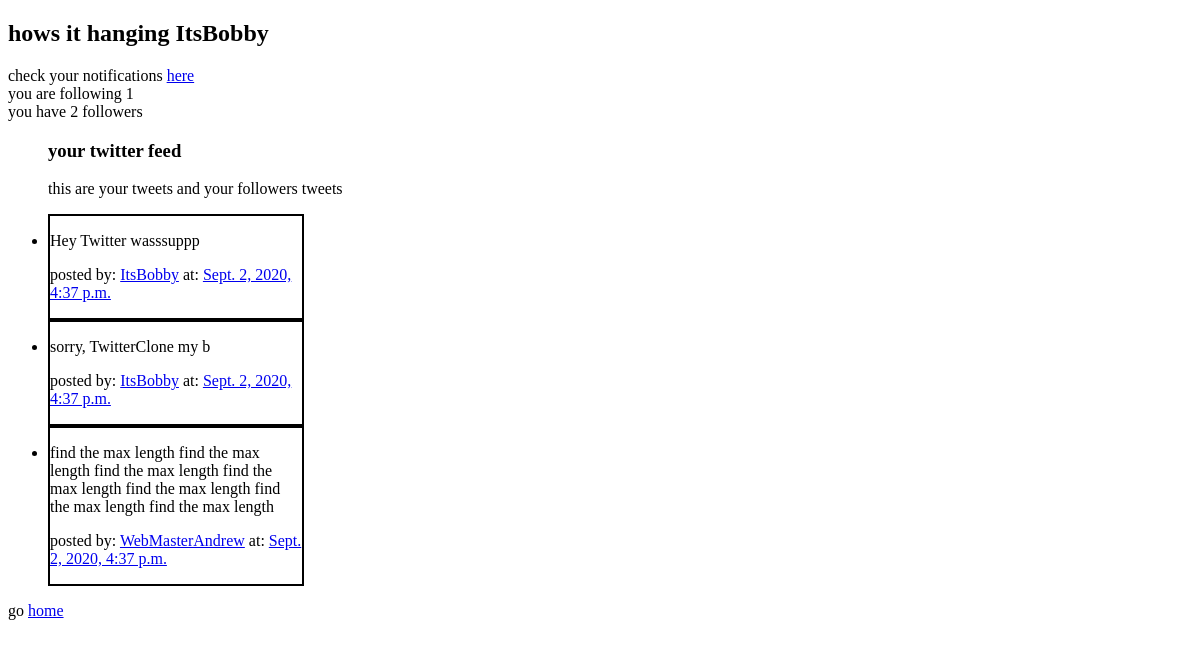
The app's page /profile/ (signed in), older data.
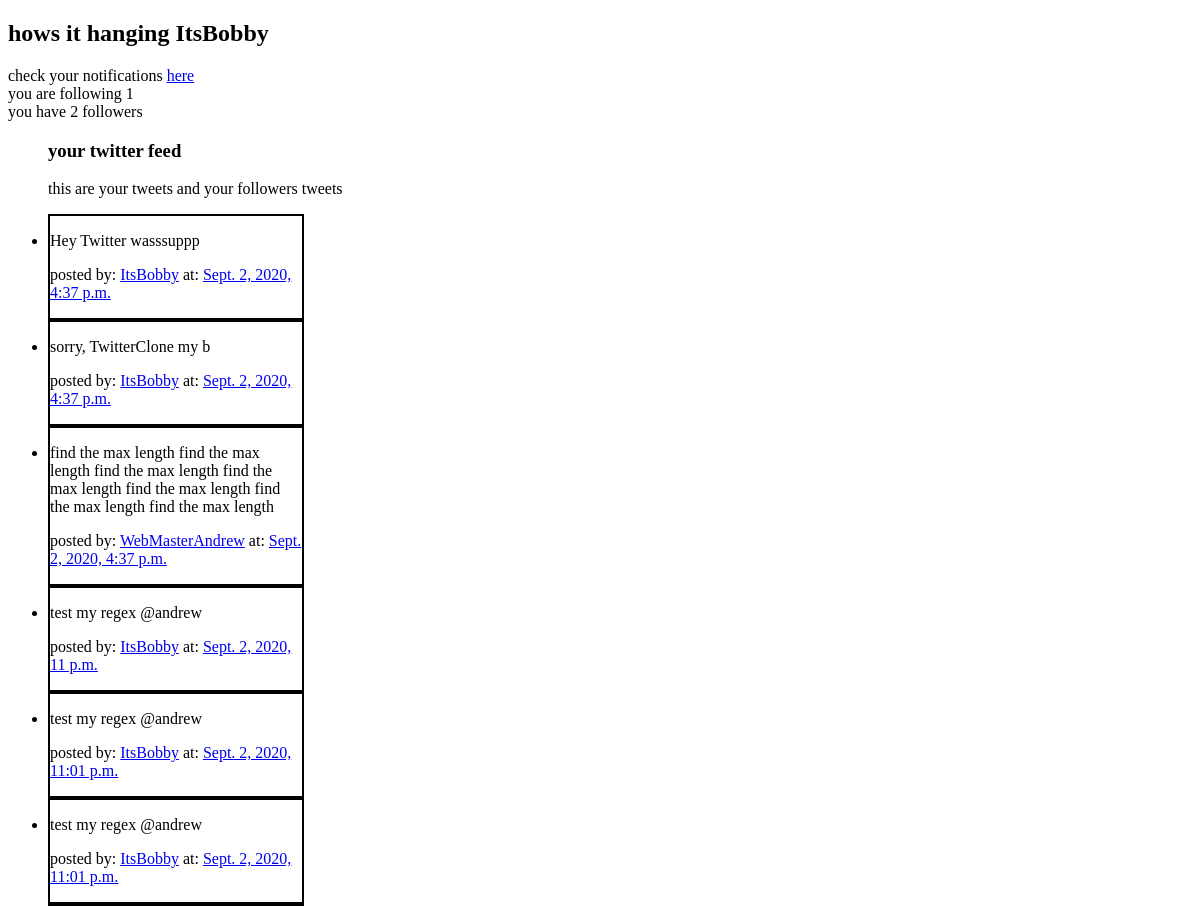
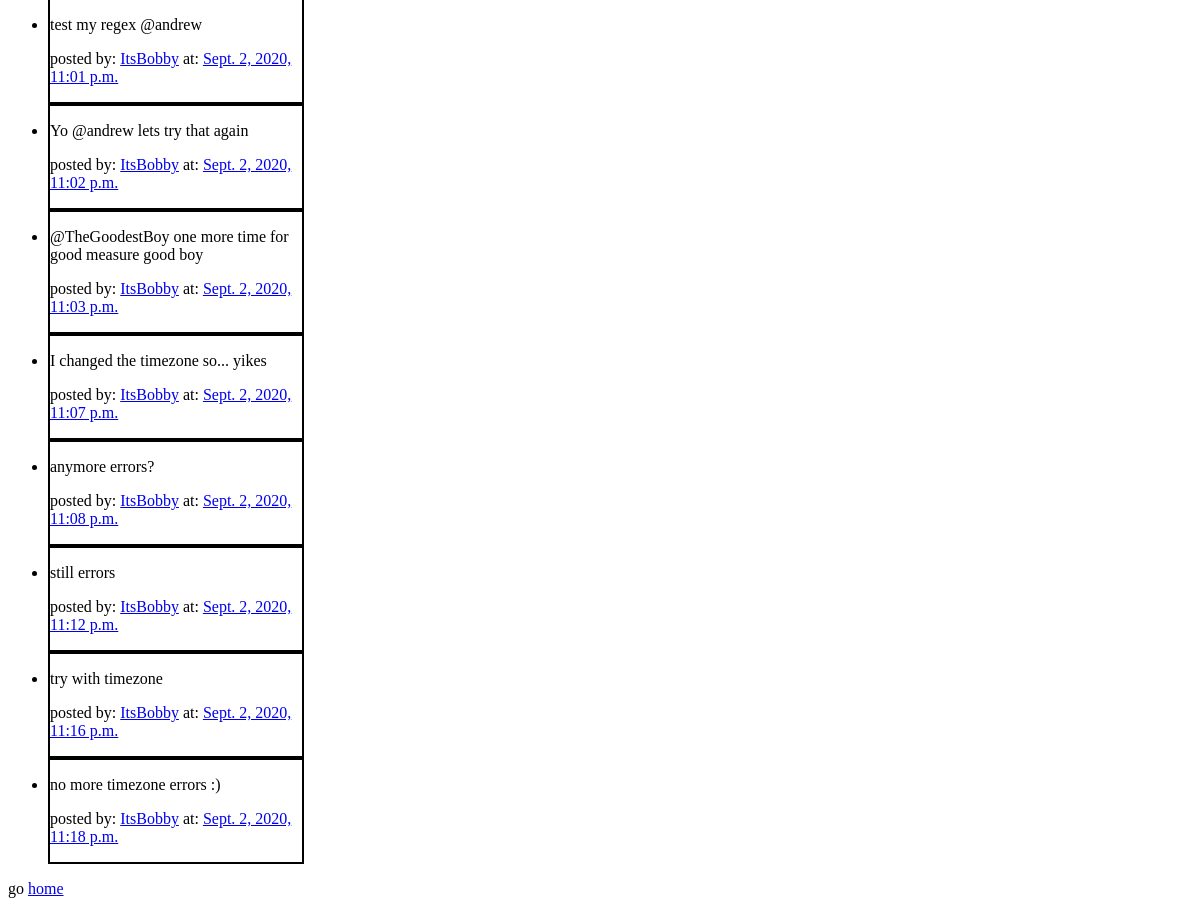
The same page, newer data (2 pictures, top to bottom).
### twitteruser/models.py (models this page shows)
class custom_user(AbstractUser):
    displayname = models.CharField(max_length = 60)
    email = models.CharField(max_length = 120)
    follower = models.ManyToManyField(settings.AUTH_USER_MODEL, blank=True)
    def __str__(self):
        return self.displayname

### tweet/models.py (models this page shows, shortened)
class tweet_model(models.Model):
    text = models.CharField(max_length=140)
    author = models.ForeignKey(custom_user, on_delete=models.CASCADE)
    date = models.DateTimeField(default=timezone.now)

### twitteruser/views.py (the view)
# urls.py: path('profile/', views.profile_view),
@login_required
def profile_view(request):
    my_tweets = tweet_model.objects.all()
    followers = custom_user.objects.filter(follower=request.user).values('follower').count()
    return render(request, 'profile.html', {'tweets':my_tweets, 'followers':followers})

### twitteruser/templates/profile.html (shortened to what this page needs)
<!DOCTYPE html>
<html lang="en">
<head>
</head>
<body>
    <h2>
        hows it hanging {{request.user}}
    </h2>
    <span>check your notifications <a href="/notifications/">here</a></span>
    <br>
    <span>you are following {{request.user.follower.count}}</span>
    <br>
    <span>you have {{followers}} followers</span>
    <ul>
        <h3>your twitter feed</h3>
        <p>this are your tweets and your followers tweets</p>
        {% for tweet in tweets %}
            {% if tweet.author in request.user.follower.all or tweet.author == request.user %}
            <li style="border: 2px solid black; width: 22%;">
                <p>
                    {{tweet.text}}
                </p>
                <p>
                posted by: <a href="/user/{{tweet.author.id}}/">{{tweet.author}}</a>
                at: <a href="/tweet/{{tweet.id}}/">{{tweet.date}}</a>
                </p>
            </li>
            {% endif %}
        {% endfor %}
    </ul>
    <span>go <a href="/">home</a></span>
</body>
</html>

Row changes from the older to the newer data that the page shows:
added tweet_model: text "test my regex @andrew", author "ItsBobby", date "Sept. 2, 2020, 11 p.m."
added tweet_model: text "test my regex @andrew", author "ItsBobby", date "Sept. 2, 2020, 11:01 p.m."
added tweet_model: text "test my regex @andrew", author "ItsBobby", date "Sept. 2, 2020, 11:01 p.m."
added tweet_model: text "test my regex @andrew", author "ItsBobby", date "Sept. 2, 2020, 11:01 p.m."
added tweet_model: text "Yo @andrew lets try that again", author "ItsBobby", date "Sept. 2, 2020, 11:02 p.m."
added tweet_model: text "@TheGoodestBoy one more time for good measure good boy", author "ItsBobby", date "Sept. 2, 2020, 11:03 p.m."
added tweet_model: text "I changed the timezone so... yikes", author "ItsBobby", date "Sept. 2, 2020, 11:07 p.m."
added tweet_model: text "anymore errors?", author "ItsBobby", date "Sept. 2, 2020, 11:08 p.m."
added tweet_model: text "still errors", author "ItsBobby", date "Sept. 2, 2020, 11:12 p.m."
added tweet_model: text "try with timezone", author "ItsBobby", date "Sept. 2, 2020, 11:16 p.m."
added tweet_model: text "no more timezone errors :)", author "ItsBobby", date "Sept. 2, 2020, 11:18 p.m."
